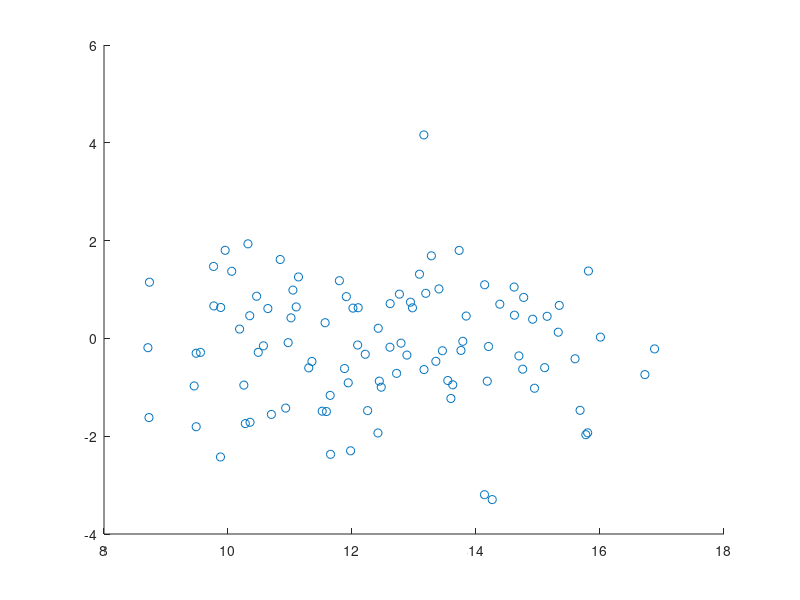

This chart was generated by the following MATLAB code:

nchar=100;
npts=100;
for i=1:nchar
    startpts(i,:) = [normrnd(10+5*rand(1),1+rand(1)), normrnd(0,1+rand(1))];    
end

figure
scatter(startpts(:,1),startpts(:,2))

select=randi([1 npts],[1,nchar])